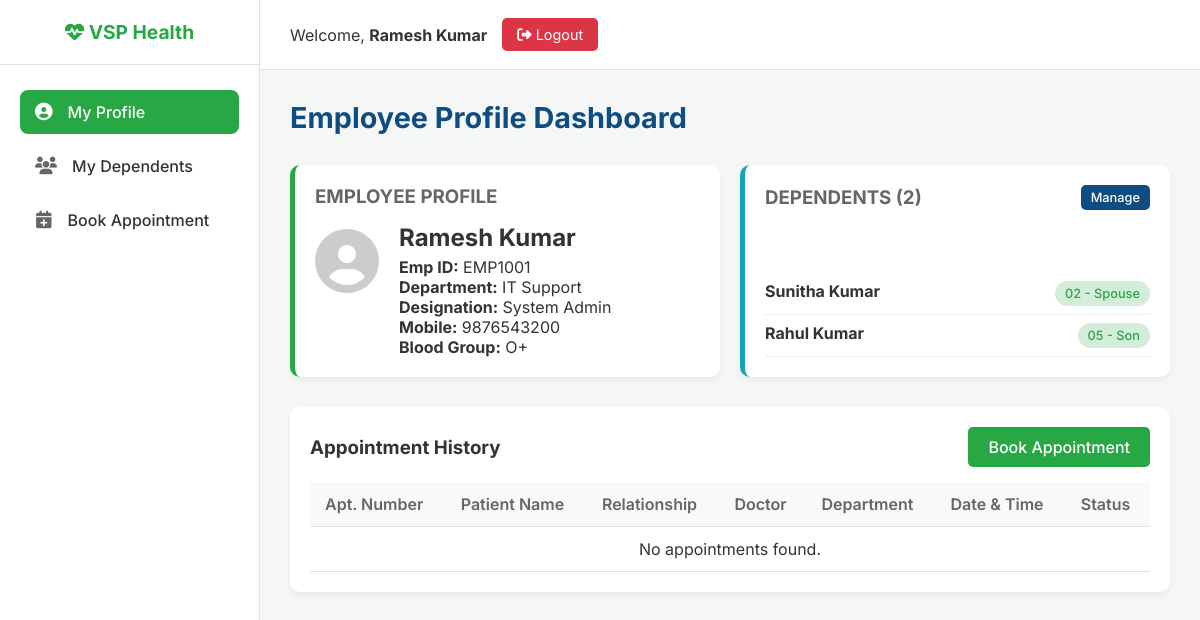
Screenshot of /dashboard (signed in) with the database file from the repository.
### tables this page shows
CREATE TABLE employees (
            id INTEGER PRIMARY KEY AUTOINCREMENT,
            employee_id TEXT UNIQUE NOT NULL,
            employee_name TEXT NOT NULL,
            department TEXT,
            designation TEXT,
            mobile TEXT NOT NULL,
            email TEXT,
            dob TEXT,
            gender TEXT,
            blood_group TEXT,
            address TEXT,
            status TEXT DEFAULT 'Active',
            password TEXT NOT NULL
        );

CREATE TABLE dependents (
            dependent_id INTEGER PRIMARY KEY AUTOINCREMENT,
            employee_id INTEGER,
            dependent_name TEXT NOT NULL,
            relationship TEXT NOT NULL,
            dob TEXT,
            gender TEXT,
            blood_group TEXT,
            mobile TEXT,
            aadhaar_number TEXT,
            status TEXT DEFAULT 'Active',
            FOREIGN KEY (employee_id) REFERENCES employees (id)
        );

### app.py (the view)
@app.route('/dashboard')
def dashboard():
    if not check_employee(): return redirect(url_for('login'))
    conn = get_db_connection()
    employee = conn.execute('SELECT * FROM employees WHERE id = ?', (session['user_id'],)).fetchone()
    dependents = conn.execute('SELECT * FROM dependents WHERE employee_id = ?', (session['user_id'],)).fetchall()
    appointments = conn.execute('''
        SELECT a.appointment_number, a.patient_name, a.relationship, a.appointment_date, a.appointment_time, a.status, d.name as doctor_name, dep.name as dept_name
        FROM appointments a
        JOIN doctors d ON a.doctor_id = d.id
        JOIN departments dep ON a.department_id = dep.id
        WHERE a.employee_id = ?
        ORDER BY a.appointment_date DESC
    ''', (session['user_id'],)).fetchall()
    conn.close()
    return render_template('employee_dashboard.html', employee=employee, dependents=dependents, appointments=appointments)

### app.py (called while the page is built)
def get_db_connection():
    conn = sqlite3.connect('hospital.db')
    conn.row_factory = sqlite3.Row
    return conn

def check_employee():
    if not session.get('user_id') or session.get('role') != 'employee':
        return False
    return True

### templates/employee_dashboard.html
{% extends "employee_base.html" %}
{% block content %}
<div class="page-header">
    <h1 class="page-title">Employee Profile Dashboard</h1>
</div>
<div style="display: grid; grid-template-columns: 1fr 1fr; gap: 20px; margin-bottom: 30px;">
    <div class="card" style="align-items: flex-start; flex-direction: column; border-left-color: #28a745;">
        <h3 style="color: var(--text-muted); margin-bottom: 15px; text-transform: uppercase;">Employee Profile</h3>
        <div style="display: flex; gap: 20px; width: 100%;">
            <div style="font-size: 4rem; color: #ccc;">
                <i class="fas fa-user-circle"></i>
            </div>
            <div style="flex: 1;">
                <h2 style="font-size: 1.5rem; margin-bottom: 5px;">{{ employee.employee_name }}</h2>
                <p><strong>Emp ID:</strong> {{ employee.employee_id }}</p>
                <p><strong>Department:</strong> {{ employee.department or 'N/A' }}</p>
                <p><strong>Designation:</strong> {{ employee.designation or 'N/A' }}</p>
                <p><strong>Mobile:</strong> {{ employee.mobile }}</p>
                <p><strong>Blood Group:</strong> {{ employee.blood_group or 'N/A' }}</p>
            </div>
        </div>
    </div>
    <div class="card" style="align-items: flex-start; flex-direction: column; border-left-color: #17a2b8;">
        <div style="display: flex; justify-content: space-between; width: 100%; align-items: center; margin-bottom: 15px;">
            <h3 style="color: var(--text-muted); text-transform: uppercase;">Dependents ({{ dependents|length }})</h3>
            <a href="{{ url_for('employee_dependents') }}" class="btn-primary" style="padding: 5px 10px; font-size: 0.8rem;">Manage</a>
        </div>
        <div style="width: 100%;">
            {% if dependents %}
                <ul style="list-style: none;">
                {% for dep in dependents %}
                    <li style="padding: 8px 0; border-bottom: 1px solid #eee; display: flex; justify-content: space-between;">
                        <span><strong>{{ dep.dependent_name }}</strong></span>
                        <span class="badge badge-active">{{ dep.relationship }}</span>
                    </li>
                {% endfor %}
                </ul>
            {% else %}
                <p style="color: var(--text-muted);">No dependents added yet.</p>
            {% endif %}
        </div>
    </div>
</div>
<div class="table-container">
    <div class="table-header">
        <h3>Appointment History</h3>
        <a href="{{ url_for('book') }}" class="btn-primary" style="background-color: #28a745;">Book Appointment</a>
    </div>
    <table class="data-table">
        <thead>
            <tr>
                <th>Apt. Number</th>
                <th>Patient Name</th>
                <th>Relationship</th>
                <th>Doctor</th>
                <th>Department</th>
                <th>Date & Time</th>
                <th>Status</th>
            </tr>
        </thead>
        <tbody>
            {% for apt in appointments %}
            <tr>
                <td><strong>{{ apt.appointment_number }}</strong></td>
                <td>{{ apt.patient_name }}</td>
                <td><span class="badge badge-active">{{ apt.relationship }}</span></td>
                <td>{{ apt.doctor_name }}</td>
                <td>{{ apt.dept_name }}</td>
                <td>{{ apt.appointment_date }} <br><small>{{ apt.appointment_time }}</small></td>
                <td>
                    <span class="badge
                        {% if apt.status == 'Pending' %}badge-pending
                        {% elif apt.status == 'Approved' %}badge-active
                        {% elif apt.status == 'Completed' %}badge-completed
                        {% else %}badge-inactive{% endif %}">
                        {{ apt.status }}
                    </span>
                </td>
            </tr>
            {% else %}
            <tr>
                <td colspan="7" style="text-align: center;">No appointments found.</td>
            </tr>
            {% endfor %}
        </tbody>
    </table>
</div>
{% endblock %}

### templates/employee_base.html (shortened to what this page needs)
<!DOCTYPE html>
<html lang="en">
<head>
    <link rel="stylesheet" href="https://cdnjs.cloudflare.com/ajax/libs/font-awesome/6.4.0/css/all.min.css">
    <link rel="stylesheet" href="{{ url_for('static', filename='css/admin_style.css') }}">
</head>
<body>
    <aside class="sidebar" id="sidebar">
        <div class="sidebar-header">
            <h2><i class="fas fa-heartbeat"></i> VSP Health</h2>
        </div>
        <ul class="sidebar-nav">
            <li><a href="{{ url_for('dashboard') }}" class="{% if request.endpoint == 'dashboard' %}active{% endif %}"><i class="fas fa-user-circle"></i> My Profile</a></li>
            <li><a href="{{ url_for('employee_dependents') }}" class="{% if request.endpoint == 'employee_dependents' %}active{% endif %}"><i class="fas fa-users"></i> My Dependents</a></li>
            <li><a href="{{ url_for('book') }}" class="{% if request.endpoint == 'book' %}active{% endif %}"><i class="fas fa-calendar-plus"></i> Book Appointment</a></li>
        </ul>
    </aside>
    <main class="main-content">
        <header class="topbar">
            <div class="user-profile">
                <span>Welcome, <strong>{{ session.name }}</strong></span>
                <a href="{{ url_for('logout') }}" class="btn-logout"><i class="fas fa-sign-out-alt"></i> Logout</a>
            </div>
        </header>
        <div class="page-content">
            {% block content %}{% endblock %}
        </div>
    </main>
</body>
</html>

### static/css/admin_style.css (style rules this page uses)
:root { --primary-color: #0f4c81; --secondary-color: #1a73e8; --accent-color: #fca311; --bg-color: #f4f7f6; --sidebar-bg: #ffffff; --text-main: #333333; --text-muted: #666666; --success-color: #28a745; --danger-color: #dc3545; --warning-color: #ffc107; --info-color: #17a2b8; --border-color: #e0e0e0; --card-shadow: 0 4px 6px rgba(0,0,0,0.05); --transition-speed: 0.3s; }
* { margin: 0; padding: 0; box-sizing: border-box; font-family: 'Inter', 'Segoe UI', Tahoma, Geneva, Verdana, sans-serif; }
body { background-color: var(--bg-color); color: var(--text-main); display: flex; min-height: 100vh; overflow-x: hidden; }
.sidebar { width: 260px; background-color: var(--sidebar-bg); border-right: 1px solid var(--border-color); display: flex; flex-direction: column; transition: all var(--transition-speed); z-index: 1000; }
.sidebar-header { padding: 20px; display: flex; align-items: center; justify-content: center; border-bottom: 1px solid var(--border-color); }
.sidebar-header h2 { color: var(--primary-color); font-size: 1.2rem; font-weight: 700; text-align: center; }
.sidebar-nav { flex: 1; padding: 20px 0; list-style: none; }
.sidebar-nav li { padding: 5px 20px; }
.sidebar-nav a { display: flex; align-items: center; padding: 12px 15px; color: var(--text-main); text-decoration: none; border-radius: 8px; transition: all var(--transition-speed); font-weight: 500; }
.sidebar-nav a i { margin-right: 15px; font-size: 1.1rem; color: var(--text-muted); }
.sidebar-nav a:hover, .sidebar-nav a.active { background-color: var(--primary-color); color: #fff; }
.sidebar-nav a:hover i, .sidebar-nav a.active i { color: #fff; }
.main-content { flex: 1; display: flex; flex-direction: column; width: calc(100% - 260px); }
.topbar { height: 70px; background-color: #fff; border-bottom: 1px solid var(--border-color); display: flex; align-items: center; justify-content: space-between; padding: 0 30px; }
.user-profile { display: flex; align-items: center; gap: 15px; }
.btn-logout { background-color: var(--danger-color); color: white; padding: 8px 15px; border-radius: 5px; text-decoration: none; font-size: 0.9rem; transition: background 0.3s; }
.page-content { padding: 30px; flex: 1; overflow-y: auto; }
.page-header { display: flex; justify-content: space-between; align-items: center; margin-bottom: 30px; }
.page-title { font-size: 1.8rem; color: var(--primary-color); }
.card { background: #fff; border-radius: 10px; padding: 20px; box-shadow: var(--card-shadow); display: flex; align-items: center; justify-content: space-between; border-left: 5px solid var(--primary-color); }
.table-container { background: #fff; border-radius: 10px; padding: 20px; box-shadow: var(--card-shadow); overflow-x: auto; }
.table-header { display: flex; justify-content: space-between; align-items: center; margin-bottom: 15px; }
.btn-primary { background-color: var(--primary-color); color: white; padding: 10px 20px; border: none; border-radius: 5px; cursor: pointer; font-weight: 500; text-decoration: none; display: inline-block; transition: background 0.3s; }
.data-table { width: 100%; border-collapse: collapse; }
.data-table th, .data-table td { padding: 12px 15px; text-align: left; border-bottom: 1px solid var(--border-color); }
.data-table th { background-color: #f8f9fa; color: var(--text-muted); font-weight: 600; }
.badge { padding: 5px 10px; border-radius: 20px; font-size: 0.8rem; font-weight: 500; }
.badge-active { background-color: #d4edda; color: var(--success-color); }

### templates/employee_base.html (style rules this page uses)
.sidebar-header h2 { color: #28a745; }
.sidebar-nav a:hover, .sidebar-nav a.active { background-color: #28a745; }

### rows the page displays
employees: name "Ramesh Kumar", employee_name "Ramesh Kumar", employee_id "EMP1001", department "IT Support", designation "System Admin", mobile "9876543200", blood_group "O+"
dependents: dependent_name "Sunitha Kumar", relationship "02 - Spouse"
dependents: dependent_name "Rahul Kumar", relationship "05 - Son"

### other values shown
{{ dependents|length }} "2"
